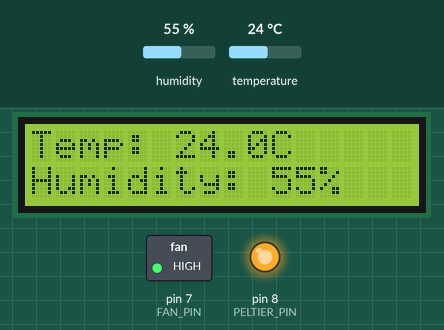
This sketch was run on a simulated Arduino Uno, built with avr-gcc and run on an emulated ATmega328P. Shown: 16×2 character LCD, switched loads named in the sketch (green lamp = pin HIGH), output pins drawn as LEDs (lit = HIGH). The test bench sets the inputs (shaded band); at power-on: temperature 24 °C, humidity 55 %. What the sketch prints to the serial monitor is not drawn.

Above: at 3.6 s.
3.7 s: temperature set to 29 °C
At 6.7 s:
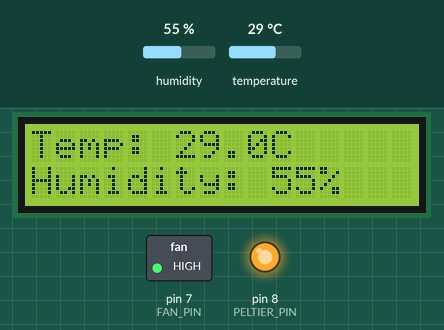
7.7 s: temperature set to 32 °C
At 10.1 s:
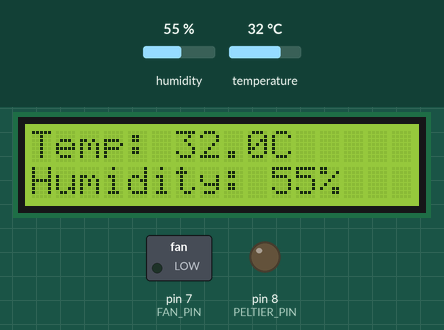
11.7 s: humidity set to 22 %
At 12.4 s:
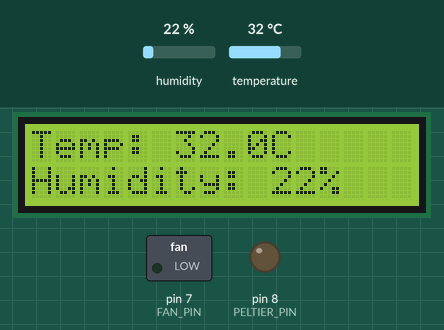
15.7 s: humidity set to 40 %
At 19.4 s:
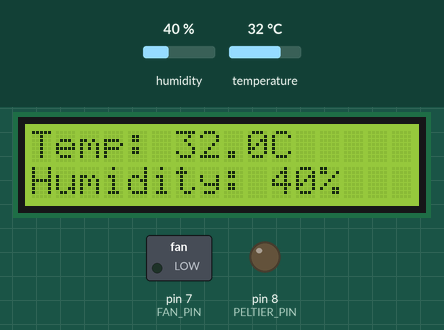
Timing chart, 0 to 20.7 s (numbered marks = the images above; inputs shaded):
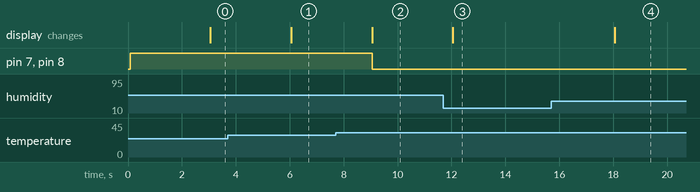

Measured:
- the behaviour switches between 30 and 31 °C on temperature (found by bisection; images 1 and 2)
- after the input at 3.7 s, the display: changes after 2.4 s (image 1)
- after the input at 7.7 s, pin 7 (FAN_PIN), pin 8 (PELTIER_PIN): HIGH → LOW after 1.4 s; the display: changes after 1.4 s (image 2)
- after the input at 11.7 s, the display: changes after 0.35 s (image 3)
- after the input at 15.7 s, the display: changes after 2.4 s (image 4)

The sketch:

solar_cool_storage.ino
```cpp
// Definisikan Library
#include <Wire.h>
#include <LiquidCrystal_I2C.h>
#include <DHT.h>

// Konfigurasi LCD dengan alamat I2C 0x27 dan ukuran 16x2
LiquidCrystal_I2C lcd(0x27, 16, 2);

// Konfigurasi sensor DHT11
#define DHTPIN 2
#define DHTTYPE DHT11
DHT dht(DHTPIN, DHTTYPE);

// Pin untuk mengontrol relay kipas dan peltier
#define FAN_PIN 7
#define PELTIER_PIN 8
// Relay aktif pada logika LOW => LOW (nilai 0). !LOW = 1 = HIGH
#define RELAY_ACTIVE LOW

// Variabel untuk mengatur interval pembacaan sensor
unsigned long previousMillis = 0;
const long interval = 3000;

// Inisialisasi
void setup() {
  Serial.begin(9600);
  lcd.init();
  lcd.backlight();
  lcd.setCursor(0, 0);
  lcd.print("Initializing...");

  dht.begin();

  pinMode(FAN_PIN, OUTPUT);
  pinMode(PELTIER_PIN, OUTPUT);

  // FanDC + Peltier settel
  digitalWrite(FAN_PIN, !RELAY_ACTIVE);
  digitalWrite(PELTIER_PIN, !RELAY_ACTIVE);

  delay(2000);
}

void loop() {
  unsigned long currentMillis = millis();

  // Mengecek sensor lagi (sesuai waktunya)
  if (currentMillis - previousMillis >= interval) {
    previousMillis = currentMillis;

    // Read sensor
    float suhu = dht.readTemperature();
    float kelembapan = dht.readHumidity();

    // Error message for sensor
    if (isnan(suhu) || isnan(kelembapan)) {
      Serial.println("DHT Sensor Error!");
      lcd.clear();
      lcd.setCursor(0, 0);
      lcd.print("DHT Error");
      return;
    }

    // Show data suhu & kelembapan to LCD
    lcd.clear();
    lcd.setCursor(0, 0);
    lcd.print("Temp: ");
    lcd.print(suhu, 1);
    lcd.print("C");

    lcd.setCursor(0, 1);
    lcd.print("Humidity: ");
    lcd.print(kelembapan, 0);
    lcd.print("%");

    // Show data suhu & kelembapan di serial monitor
    Serial.print("Suhu: "); Serial.println(suhu);
    Serial.print("Kelembapan: "); Serial.println(kelembapan);

    // Mengontrol FanDC dan peltier base suhu
    if (suhu > 30) {
      digitalWrite(FAN_PIN, RELAY_ACTIVE);
      digitalWrite(PELTIER_PIN, RELAY_ACTIVE);
      Serial.println("Fan: ON | Peltier: ON");
    } else {
      digitalWrite(FAN_PIN, !RELAY_ACTIVE);
      digitalWrite(PELTIER_PIN, !RELAY_ACTIVE);
      Serial.println("Fan: OFF | Peltier: OFF");
    }
  }
}
```
